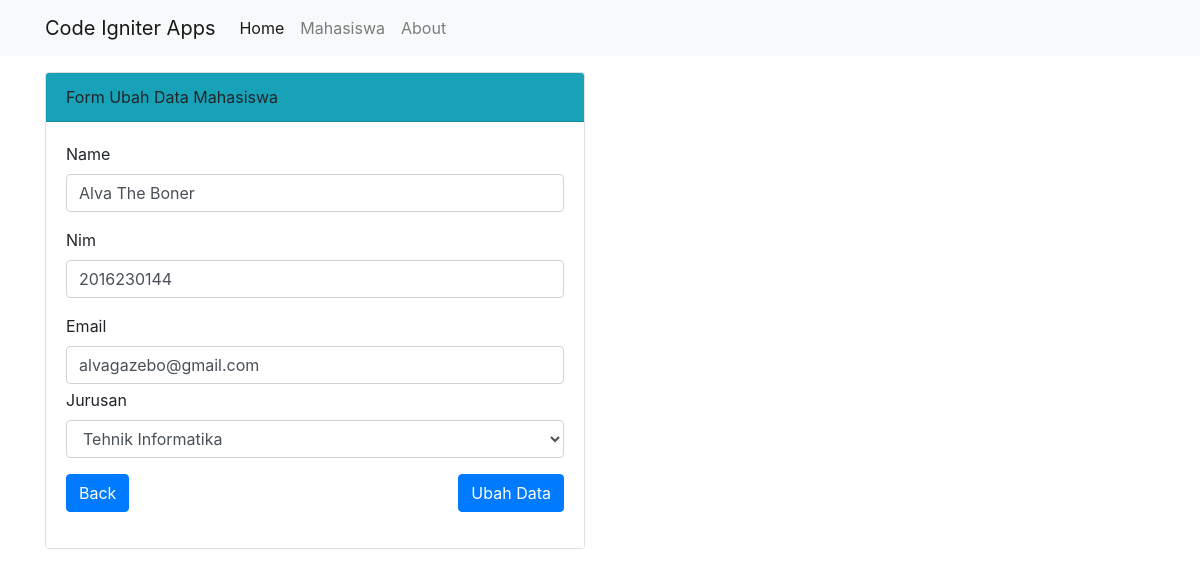
Page /mahasiswa/ubah/4 on the committed database.
### tables this page shows
CREATE TABLE `mahasiswa` (
  `id` int(11) NOT NULL,
  `nama` varchar(100) NOT NULL,
  `nim` varchar(100) NOT NULL,
  `email` varchar(100) NOT NULL,
  `jurusan` varchar(100) NOT NULL
);

### application/controllers/Mahasiswa.php (called while the page is built, shortened)
<?php
class Mahasiswa extends CI_Controller
{
  public function __construct()
  {
    $this->load->model('Mahasiswa_model');
    $this->load->library('form_validation');
  }
  public function ubah($id)
  {
    $data['judul'] = 'Form Ubah Data Mahasiswa';
    $data['mhs'] = $this->Mahasiswa_model->getMahasiswaById($id);
    $data['jurusan'] = ['Tehnik Informatika', 'Tehnik Mesin', 'Tehnik Elektro', 'Tehnik Industri', 'Sistem Informasi'];
    $this->form_validation->set_rules('nama', 'Name', 'required');
    $this->form_validation->set_rules('nim', 'Nim', 'numeric|required');
    $this->form_validation->set_rules('email', 'Email', 'required|valid_email');
    if ($this->form_validation->run() == FALSE) {
      $this->load->view('templates/header', $data);
      $this->load->view('mahasiswa/ubah', $data);
      $this->load->view('templates/footer');
    } else {
      $this->Mahasiswa_model->ubahDataMahasiswa();
      $this->session->set_flashdata('flash', 'DiUbah');
      redirect('mahasiswa');
    }
  }
}

### index.php (called while the page is built, shortened)
<?php
require_once BASEPATH.'core/CodeIgniter.php';

### application/models/Mahasiswa_model.php (called while the page is built, shortened)
<?php
class Mahasiswa_model extends CI_Model
{
  public function getMahasiswaById($id)
  {
    return $this->db->get_where('mahasiswa', ['id' => $id])->row_array();
  }
}

### application/views/mahasiswa/ubah.php (the view, shortened to what this page needs)
<div class="container">
  <div class="row mt-3">
    <div class="col-md-6">
      <div class="card">
        <div class="card-header bg-info">
          Form Ubah Data Mahasiswa
        </div>
        <div class="card-body bg-white">
          <form action="" method="post">
            <div class="form-group">
              <label for="nama">Name</label>
              <input type="text" class="form-control" name="nama" id="nama" placeholder="Write Your Name Here" value="<?= $mhs['nama']; ?>">
            </div>
            <div class="form-group">
              <label for="nim">Nim</label>
              <input type="text" class="form-control" id="nim" name="nim" placeholder="Write Your Nim Here" value="<?= $mhs['nim']; ?>">
            </div>
            <div class="form-group">
              <label for="email">Email</label>
              <input type="email" class="form-control" id="email" name="email" placeholder="Write Your Email Here" value="<?= $mhs['email']; ?>">
              <div class="form-group">
                <label for="jurusan">Jurusan</label>
                <select class="form-control" id="jurusan" name="jurusan">
                  <?php foreach ($jurusan as $j) : ?>
                    <?php if ($j == $mhs['jurusan']) : ?>
                      <option value="<?= $j; ?>" selected><?= $j; ?></option>
                    <?php else : ?>
                      <option value="<?= $j; ?>"><?= $j; ?></option>
                    <?php endif; ?>
                  <?php endforeach; ?>
                </select>
              </div>
              <button type="submit" name="tambah" class="btn btn-primary float-right">Ubah Data</button>
              <a href="<?= base_url(); ?>mahasiswa" class="btn btn-primary">Back</a>
            </div>
          </form>
        </div>
      </div>
    </div>
  </div>
</div>

### rows in the picture
mahasiswa: nama "Alva The Boner", nim "2016230144", email "alvagazebo@gmail.com", jurusan "Tehnik Informatika"
